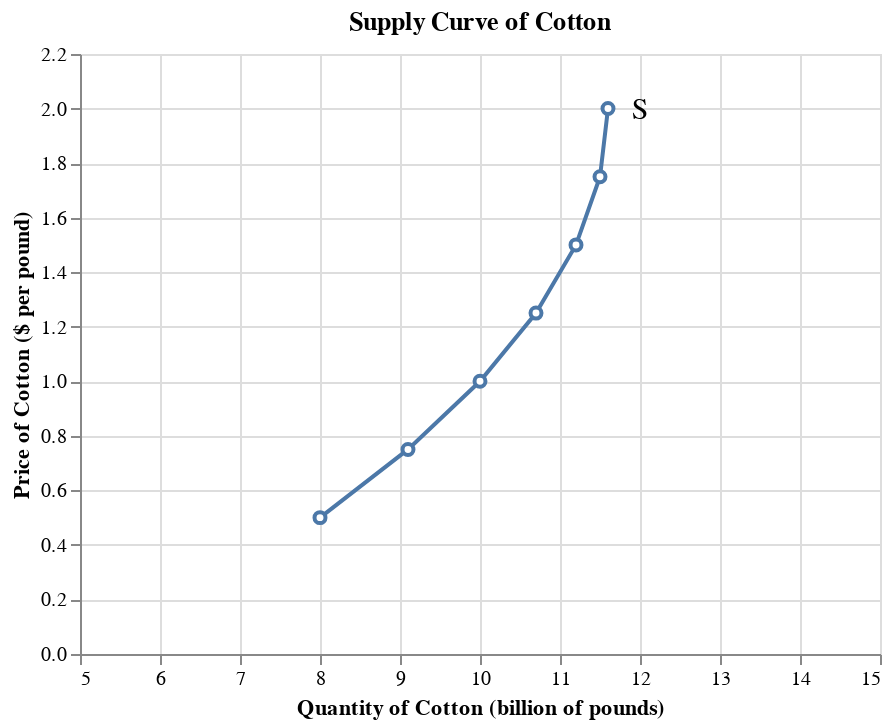

The cell this chart's notebook holds for it:
### Markdown cell above
Supply
: The different quantities of a good that sellers are willing and able to sell or produce at different prices.<br><br>

Supply schedule
: Shows how much of a good or service producers would supply at different prices.
: The table below shows Supply Schedule for Cotton.<br><br>

|Price of cotton<br>(\$ per pound)|Quantity of cotton supplied<br>(billions of pounds)|
|---|---|
|2.00|11.6|
|1.75|11.5|
|1.50|11.2|
|1.25|10.7|
|1.00|10.0|
|0.75|9.1|
|0.5|8.0|


Quantity supplied
: Actual amount of a good or service people are willing to sell at some specific price.
: It is shown as a single point in a supply schedule or along a supply curve.
: When cotton is $1.75 per pound, the quantity supplied is 11.5 billion pounds.<br><br>

Supply curve
: Graphical representation of the supply schedule. It shows the relationship between quantity supplied and price (the figure below).
: Quantity supplied on the x-axis.
: Price on the y-axis.

### Code cell
import pandas as pd
import altair as alt

df_supply = pd.DataFrame(data={'price': [2, 1.75, 1.50, 1.25, 1, 0.75, 0.5], 'quantity': [11.6, 11.5, 11.2, 10.7, 10.0, 9.1, 8.0]})
fig1 = alt.Chart(df_supply).mark_line(point=alt.OverlayMarkDef(filled=False, fill='white')).encode(
    alt.X('quantity', title='Quantity of Cotton (billion of pounds)', scale=alt.Scale(domain=[5,15])),
    alt.Y('price', title='Price of Cotton ($ per pound)', scale=alt.Scale(domain=[0,2.2])),
).properties(title='Supply Curve of Cotton')

text1 = alt.Chart({'values':[{'x': 12, 'y': 2}]}).mark_text(
    text='S',
    fontSize=15
).encode(x='x:Q', y='y:Q')

fig1 + text1

### Figure 1 — Vega-Lite specification as saved in the notebook (floating-point values rounded to 4 significant figures)
{"config": {"view": {"continuousWidth": 400, "continuousHeight": 300}}, "layer": [{"data": {"name": "data-2531802c2bf6d2f67e057edd24d0247f"}, "mark": {"type": "line", "point": {"fill": "white", "filled": false}}, "encoding": {"x": {"type": "quantitative", "field": "quantity", "scale": {"domain": [5, 15]}, "title": "Quantity of Cotton (billion of pounds)"}, "y": {"type": "quantitative", "field": "price", "scale": {"domain": [0, 2.2]}, "title": "Price of Cotton ($ per pound)"}}, "title": "Supply Curve of Cotton"}, {"data": {"name": "data-510b6d2ea35f0f15ecfcaaa1676f00d4"}, "mark": {"type": "text", "fontSize": 15, "text": "S"}, "encoding": {"x": {"type": "quantitative", "field": "x"}, "y": {"type": "quantitative", "field": "y"}}}], "$schema": "https://vega.github.io/schema/vega-lite/v4.8.1.json", "datasets": {"data-2531802c2bf6d2f67e057edd24d0247f": [{"price": 2.0, "quantity": 11.6}, {"price": 1.75, "quantity": 11.5}, {"price": 1.5, "quantity": 11.2}, {"price": 1.25, "quantity": 10.7}, {"price": 1.0, "quantity": 10.0}, {"price": 0.75, "quantity": 9.1}, {"price": 0.5, "quantity": 8.0}], "data-510b6d2ea35f0f15ecfcaaa1676f00d4": [{"x": 12, "y": 2}]}}
